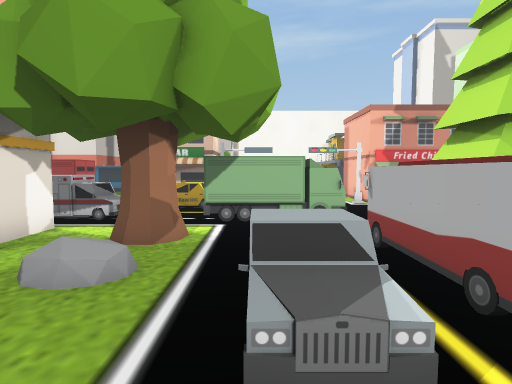
view 1 (above)

17 first-person views from a walk through a scene from a Unity 3-D project. The camera is 1.3 m above the floor, tilts 4° down and sees 80° across. The floor is counted in squares, 1 m on a side. Each view is taken from the middle of a square. On the plan, view 1 faces up. The plan holds only what a view shows up to about 14 squares ahead; the rest is blank. The place goes on beyond the plan. Some surface patterns are stand-ins.

view 2
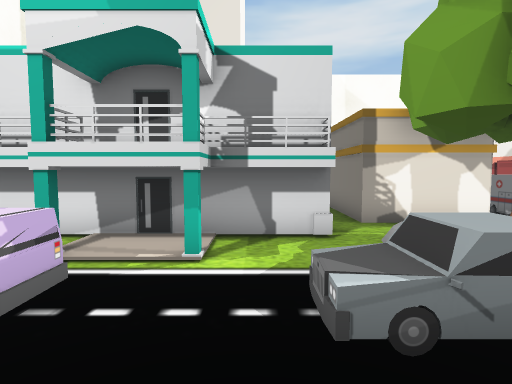

view 3
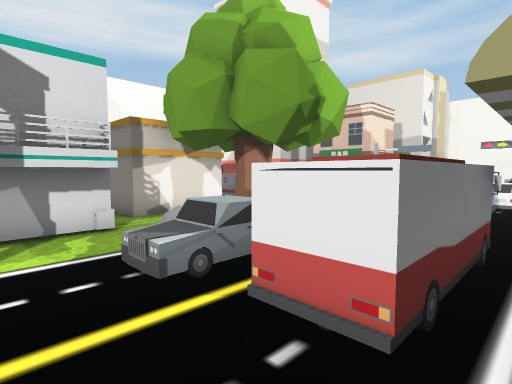

view 4
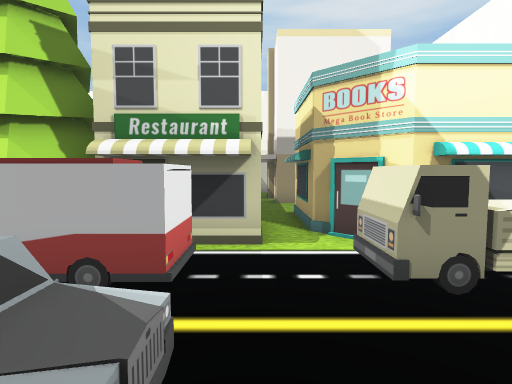

view 5
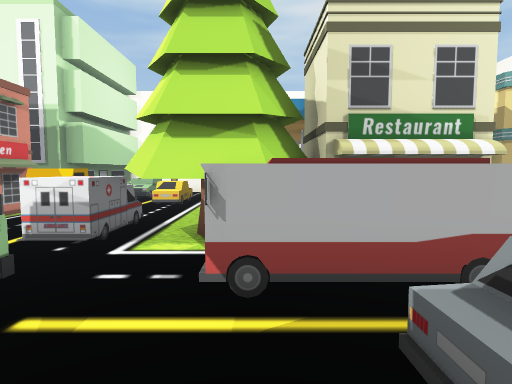

view 6
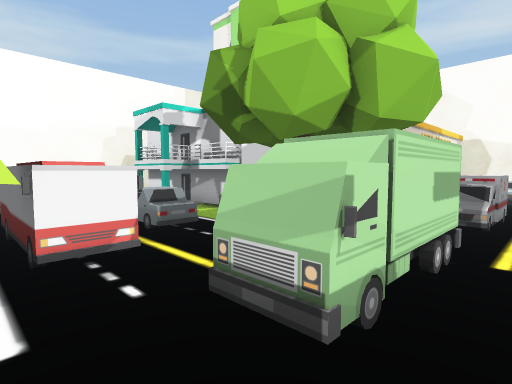

view 7
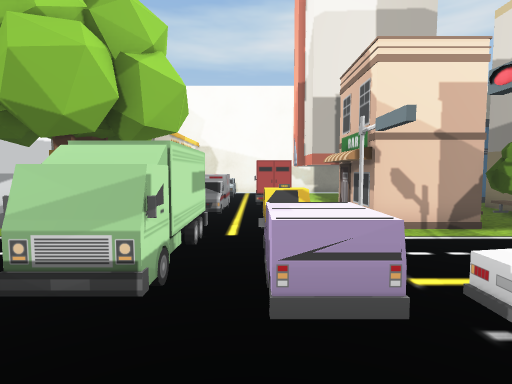

view 8
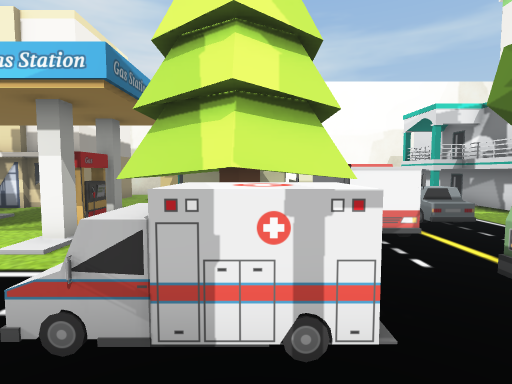

view 9
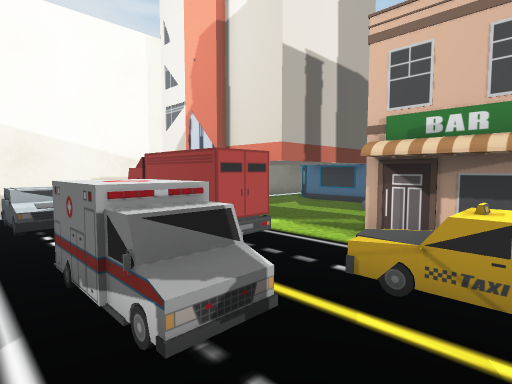

view 10
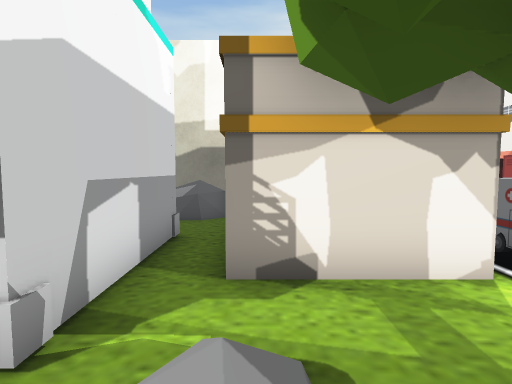

view 11
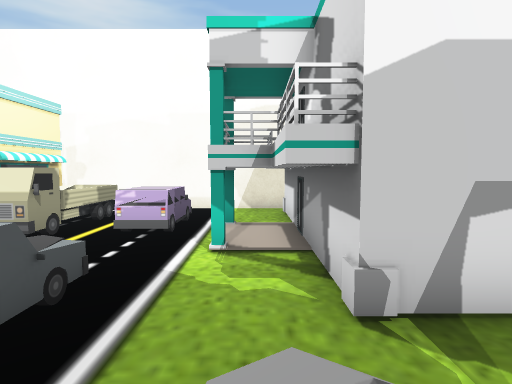

view 12
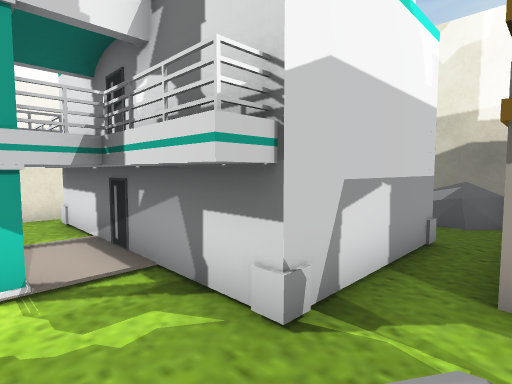

view 13
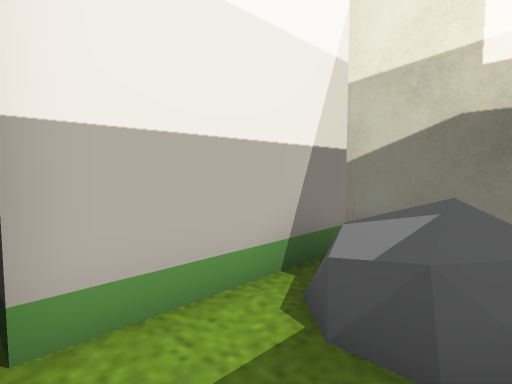

view 14
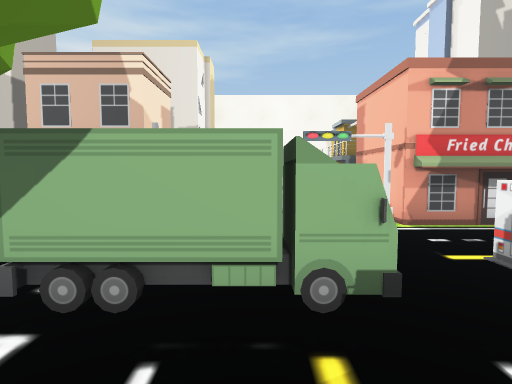

view 15
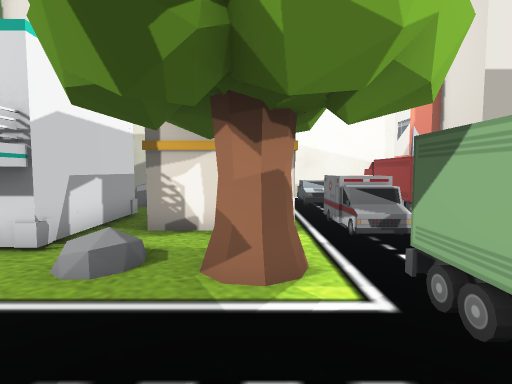

view 16
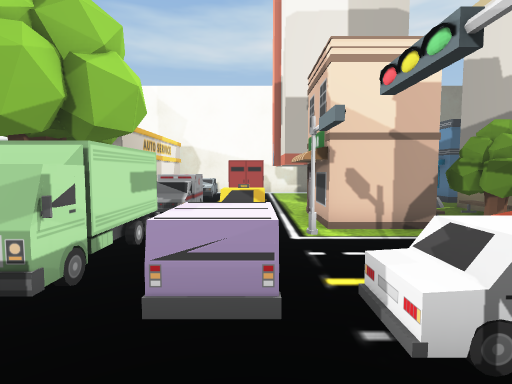

view 17
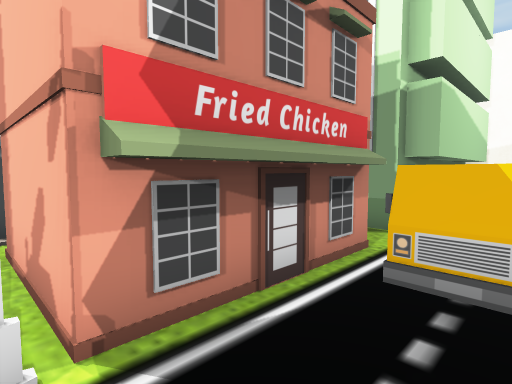

### Floor plan
Key: @ floor where view 1 was taken; # wall or solid block; x gap in a wall; . floor; v drop or lower ground; B building; T taxi; R tree; C car; U truck; K rock; O other object.
Columns run from 12 left of view 1 to 9 right of it. Each row starts with its distance up from view 1.
 14           O      O
 13    ....OOOO    # O
 12 #BBBB...OOO#  ###OOOOO
 11 #     O..TT. OO....U
 10 #  OOOO...T. ......UU
  9 # O...OOO..OOOO.OOO.
  8 #vO...OOO..OOOO.ORO..
  7  BBBBBBB........RRRR.
  6        B.RR.....RRRR
  5        B......OORRRR##
  4     BBBB..O.OCOORRRB##
  3 #KK.........CCOOB   ##
  2 KKKK.OOOOOO.OCOOB
  1 # K..    OO.....BB
  0 BBBBBB   OOO@.....OOO
 -1      B   O.OOxUU.O
 -2          OOOO.UUO
 -3          OO.O UUO
 -4          OO   UUO

Positions as (right, up) in squares from view 1, and headings:
1: (0, 0), facing up
2: (3, 1), facing left
3: (4, 0), facing up-left
4: (-1, 1), facing right
5: (-1, 5), facing right
6: (4, 10), facing down-left
7: (5, 10), facing left
8: (5, 11), facing down
9: (-2, 7), facing up-left
10: (-1, 4), facing left
11: (-2, 5), facing down
12: (-1, 4), facing down-left
13: (-7, 3), facing down-left
14: (1, 5), facing up
15: (2, 6), facing left
16: (5, 11), facing left
17: (4, 10), facing up-right
